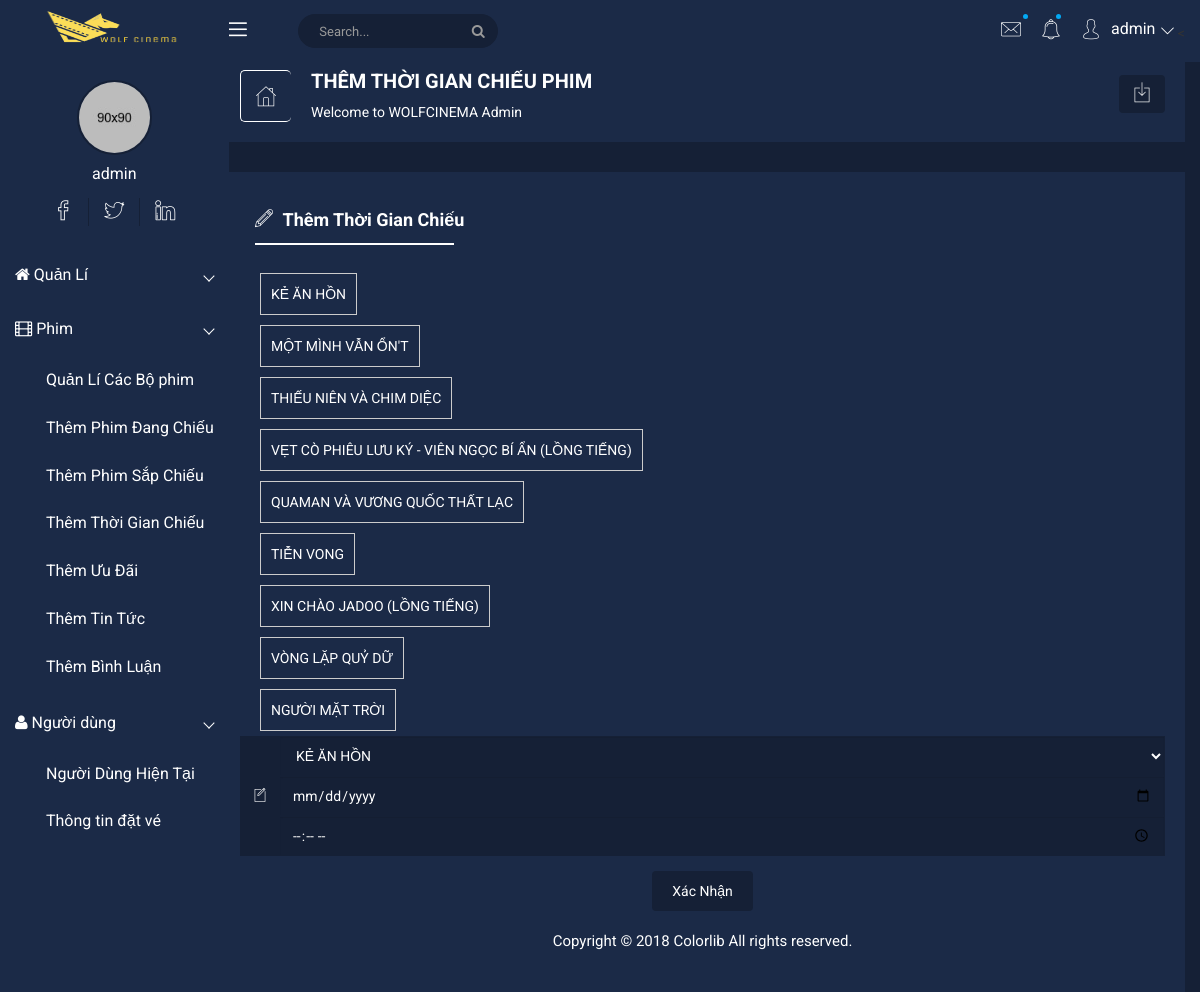
The page /admin/product-time.php (signed in) on the database its author committed.
### tables this page shows
CREATE TABLE `danhsachfilm` (
  `id` int(11) NOT NULL,
  `img` varchar(200) NOT NULL,
  `namef` varchar(200) NOT NULL,
  `describef` varchar(1000) NOT NULL COMMENT 'mô tả',
  `genref` varchar(200) NOT NULL COMMENT 'thể loại',
  `castf` varchar(200) NOT NULL COMMENT 'diễn viên',
  `timef` time NOT NULL COMMENT 'thời lượng',
  `pricef` varchar(200) NOT NULL,
  `linktrailer` varchar(100) NOT NULL COMMENT 'link trailer film',
  `role_film` int(11) NOT NULL
);

### admin/product-time.php (the view, shortened to what this page needs)
<!doctype html>
<html class="no-js" lang="en">
<head>
    <link rel="stylesheet" href="css/bootstrap.min.css">
    <link rel="stylesheet" href="css/font-awesome.min.css">
    <link rel="stylesheet" href="css/nalika-icon.css">
    <link rel="stylesheet" href="css/owl.carousel.css">
    <link rel="stylesheet" href="css/owl.theme.css">
    <link rel="stylesheet" href="css/owl.transitions.css">
    <link rel="stylesheet" href="css/animate.css">
    <link rel="stylesheet" href="css/normalize.css">
    <link rel="stylesheet" href="css/meanmenu.min.css">
    <link rel="stylesheet" href="css/main.css">
    <link rel="stylesheet" href="css/morrisjs/morris.css">
    <link rel="stylesheet" href="css/scrollbar/jquery.mCustomScrollbar.min.css">
    <link rel="stylesheet" href="css/metisMenu/metisMenu.min.css">
    <link rel="stylesheet" href="css/metisMenu/metisMenu-vertical.css">
    <link rel="stylesheet" href="css/calendar/fullcalendar.min.css">
    <link rel="stylesheet" href="css/calendar/fullcalendar.print.min.css">
    <link rel="stylesheet" href="style.css">
    <link rel="stylesheet" href="css/responsive.css">
    <link href="http://cdn.jsdelivr.net/timepicker.js/latest/timepicker.min.css" rel="stylesheet" />
<link rel="stylesheet" href="https://cdn.jsdelivr.net/npm/flatpickr/dist/flatpickr.min.css">
</head>
<body>
    <?php
    include("./menu/menu-left.php")
    ?>
    <div class="all-content-wrapper">
        <div class="container-fluid">
            <div class="row">
                <div class="col-lg-12 col-md-12 col-sm-12 col-xs-12">
                    <div class="logo-pro">
                    </div>
                </div>
            </div>
        </div>
        <div class="header-advance-area">
            <?php include("./menu/menu-top.php") ?>
            <div class="breadcome-area">
                <div class="container-fluid">
                    <div class="row">
                        <div class="col-lg-12 col-md-12 col-sm-12 col-xs-12">
                            <div class="breadcome-list">
                                <div class="row">
                                    <div class="col-lg-6 col-md-6 col-sm-6 col-xs-6">
                                        <div class="breadcomb-wp">
                                            <div class="breadcomb-icon">
                                                <i class="icon nalika-home"></i>
                                            </div>
                                            <div class="breadcomb-ctn">
                                                <h2>THÊM THỜI GIAN CHIẾU PHIM</h2>
                                                <p>Welcome to WOLFCINEMA <span class="bread-ntd">Admin</span></p>
                                            </div>
                                        </div>
                                    </div>
                                    <div class="col-lg-6 col-md-6 col-sm-6 col-xs-6">
                                        <div class="breadcomb-report">
                                            <button data-toggle="tooltip" data-placement="left" title="Download Report"
                                                class="btn"><i class="icon nalika-download"></i></button>
                                        </div>
                                    </div>
                                </div>
                            </div>
                        </div>
                    </div>
                </div>
            </div>
        </div>
        <div class="single-product-tab-area mg-b-30">
            <div class="single-pro-review-area">
                <div class="container-fluid">
                    <div class="row">
                        <div class="col-lg-12 col-md-12 col-sm-12 col-xs-12">
                            <div class="review-tab-pro-inner">
                                <ul id="myTab3" class="tab-review-design">
                                    <li class="active"><a href="#description"><i class="icon nalika-edit"
                                                aria-hidden="true"></i> Thêm Thời Gian Chiếu</a></li>
                                </ul>
                                <form action="" method="POST" enctype="multipart/form-data">
                                    <div id="myTabContent" class="tab-content custom-product-edit">
                                        <div class="product-tab-list tab-pane fade active in" id="description">
                                            <?php
            include('./product-time-xl.php');
            ?>
                                            <div class="row">
                                                <div class="col-lg-6 col-md-6 col-sm-6 col-xs-12">
                                                    <div class="review-content-section"
                                                        style="display: flex;flex-direction: column;align-content: space-around;flex-wrap: nowrap;">
                                                        <?php
                        $sql = "SELECT * FROM danhsachfilm WHERE role_film = 1";
                        $kq = mysqli_query($conn, $sql);
                        while ($row = mysqli_fetch_array($kq)) {
                            echo '<ul class="danhsachfilm">';
                            echo '<li onclick="showObjectDetails(' . $row["id"] . ')">' . $row["namef"] . '</li>';
                            echo '</ul>';
                        }
                        ?>
                                                    </div>
                                                </div>
                                            </div>
                                            <div class="input-group mg-b-pro-edt">
                                                <span class="input-group-addon"><i class="icon nalika-new-file"
                                                        aria-hidden="true"></i></span>
                                                <select class="form-control" name="film_id">
                                                    <?php
        $sql_phim = "SELECT * FROM danhsachfilm WHERE role_film = 1";
        $kq_phim = mysqli_query($conn, $sql_phim);
        while ($row_phim = mysqli_fetch_array($kq_phim)) {
            echo '<option value="' . $row_phim["id"] . '">' . $row_phim["namef"] . '</option>';
        }
        ?>
                                                </select>
                                                <input name ="date" type="date" class="form-control" id="customDate" placeholder="Pick a date">
                                                <input  style="background:#152036" name ="time"type="time" class="form-control" id="customTime" placeholder="Pick a time">
                                            </div>
                                            <div class="row">
                                                <div class="col-lg-12 col-md-12 col-sm-12 col-xs-12">
                                                    <div class="text-center custom-pro-edt-ds">
                                                        <input type="submit" value="Xác Nhận"
                                                            class="btn btn-ctl-bt waves-effect waves-light m-r-10">
                                                    </div>
                                                </div>
                                            </div>
                                </form>
                                <div class="footer-copyright-area">
                                    <div class="container-fluid">
                                        <div class="row">
                                            <div class="col-lg-12">
                                                <div class="footer-copy-right">
                                                    <p>Copyright © 2018 <a
                                                            href="https://colorlib.com/wp/templates/">Colorlib</a> All
                                                        rights
                                                        reserved.</p>
                                                </div>
                                            </div>
                                        </div>
                                    </div>
                                </div>
                            </div>
</body>
</html>

### admin/css/main.css (style rules this page uses)
html { color: #222; font-size: 1em; line-height: 1.4; }

### admin/product-time.php (style rules this page uses)
.danhsachfilm { display: flex; list-style-type: none; padding: 0; color: white; }
.danhsachfilm li { cursor: pointer; margin: 5px; border: 1px solid #ccc; padding: 10px; }

### rows shown on the page
danhsachfilm: namef "KẺ ĂN HỒN"
danhsachfilm: namef "MỘT MÌNH VẪN ỔN'T"
danhsachfilm: namef "THIẾU NIÊN VÀ CHIM DIỆC"
danhsachfilm: namef "VẸT CÒ PHIÊU LƯU KÝ - VIÊN NGỌC BÍ ẨN (LỒNG TIẾNG)"
danhsachfilm: namef "QUAMAN VÀ VƯƠNG QUỐC THẤT LẠC"
danhsachfilm: namef "TIỄN VONG"
danhsachfilm: namef "XIN CHÀO JADOO (LỒNG TIẾNG)"
danhsachfilm: namef "VÒNG LẶP QUỶ DỮ"
danhsachfilm: namef "NGƯỜI MẶT TRỜI"

### other values the page prints
$user "admin"
form field film_id "KẺ ĂN HỒN"
